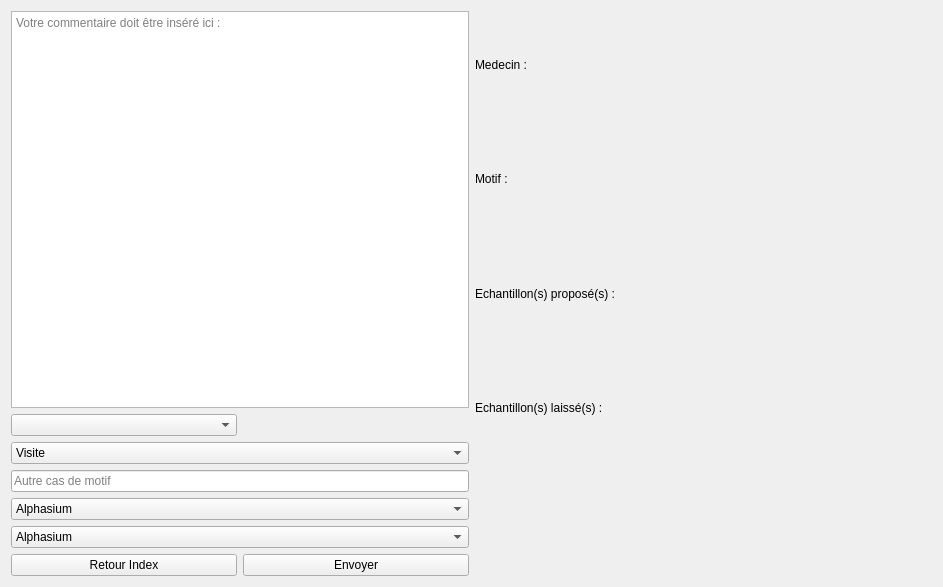
<?xml version="1.0" encoding="UTF-8"?>
<ui version="4.0">
 <class>Form</class>
 <widget class="QWidget" name="Form">
  <property name="geometry">
   <rect>
    <x>0</x>
    <y>0</y>
    <width>943</width>
    <height>587</height>
   </rect>
  </property>
  <property name="windowTitle">
   <string>Form</string>
  </property>
  <layout class="QHBoxLayout" name="horizontalLayout_6">
   <item>
    <layout class="QHBoxLayout" name="horizontalLayout_5">
     <item>
      <layout class="QGridLayout" name="gridLayout">
       <item row="0" column="0" colspan="2">
        <widget class="QTextEdit" name="rapport_comm">
         <property name="placeholderText">
          <string>Votre commentaire doit être inséré ici :</string>
         </property>
        </widget>
       </item>
       <item row="1" column="0">
        <widget class="QComboBox" name="rapport_medecins"/>
       </item>
       <item row="2" column="0" colspan="2">
        <widget class="QComboBox" name="rapport_motif">
         <item>
          <property name="text">
           <string>Visite</string>
          </property>
         </item>
         <item>
          <property name="text">
           <string>Nouveauté</string>
          </property>
         </item>
         <item>
          <property name="text">
           <string>Périodicité</string>
          </property>
         </item>
         <item>
          <property name="text">
           <string>Actualisation</string>
          </property>
         </item>
         <item>
          <property name="text">
           <string>Autre</string>
          </property>
         </item>
        </widget>
       </item>
       <item row="3" column="0" colspan="2">
        <widget class="QLineEdit" name="rapport_motif_autre">
         <property name="placeholderText">
          <string>Autre cas de motif</string>
         </property>
        </widget>
       </item>
       <item row="4" column="0" colspan="2">
        <widget class="QComboBox" name="rapport_medoc1">
         <item>
          <property name="text">
           <string>Alphasium</string>
          </property>
         </item>
         <item>
          <property name="text">
           <string>Betasium</string>
          </property>
         </item>
         <item>
          <property name="text">
           <string>Deltasium</string>
          </property>
         </item>
         <item>
          <property name="text">
           <string>Gammasium</string>
          </property>
         </item>
        </widget>
       </item>
       <item row="5" column="0" colspan="2">
        <widget class="QComboBox" name="rapport_medoc2">
         <item>
          <property name="text">
           <string>Alphasium</string>
          </property>
         </item>
         <item>
          <property name="text">
           <string>Betasium</string>
          </property>
         </item>
         <item>
          <property name="text">
           <string>Deltasium</string>
          </property>
         </item>
         <item>
          <property name="text">
           <string>Gammasium</string>
          </property>
         </item>
        </widget>
       </item>
       <item row="6" column="0">
        <widget class="QPushButton" name="rapport_to_index">
         <property name="text">
          <string>Retour Index</string>
         </property>
        </widget>
       </item>
       <item row="6" column="1">
        <widget class="QPushButton" name="rapport_datas">
         <property name="text">
          <string>Envoyer</string>
         </property>
        </widget>
       </item>
      </layout>
     </item>
     <item>
      <layout class="QVBoxLayout" name="verticalLayout">
       <item>
        <layout class="QHBoxLayout" name="horizontalLayout_2">
         <item>
          <widget class="QLabel" name="rapport_label_medecin">
           <property name="text">
            <string>Medecin :</string>
           </property>
          </widget>
         </item>
         <item>
          <widget class="QLabel" name="rapport_label2_medecin">
           <property name="text">
            <string/>
           </property>
          </widget>
         </item>
        </layout>
       </item>
       <item>
        <layout class="QHBoxLayout" name="horizontalLayout">
         <item>
          <widget class="QLabel" name="rapport_label_motif">
           <property name="text">
            <string>Motif :</string>
           </property>
          </widget>
         </item>
         <item>
          <widget class="QLabel" name="rapport_label2_motif">
           <property name="text">
            <string/>
           </property>
          </widget>
         </item>
        </layout>
       </item>
       <item>
        <layout class="QHBoxLayout" name="horizontalLayout_3">
         <item>
          <widget class="QLabel" name="rapport_label_echant_propose">
           <property name="text">
            <string>Echantillon(s) proposé(s) :</string>
           </property>
          </widget>
         </item>
         <item>
          <widget class="QLabel" name="rapport_label2_echant_propose">
           <property name="text">
            <string/>
           </property>
          </widget>
         </item>
        </layout>
       </item>
       <item>
        <layout class="QHBoxLayout" name="horizontalLayout_4">
         <item>
          <widget class="QLabel" name="rapport_label_echantillon">
           <property name="text">
            <string>Echantillon(s) laissé(s) :</string>
           </property>
          </widget>
         </item>
         <item>
          <widget class="QLabel" name="rapport_label2_echantillon">
           <property name="text">
            <string/>
           </property>
          </widget>
         </item>
        </layout>
       </item>
       <item>
        <widget class="QLabel" name="label">
         <property name="toolTip">
          <string>&lt;html&gt;&lt;head/&gt;&lt;body&gt;&lt;p align=&quot;center&quot;&gt;&lt;img src=&quot;:/logoGSB/logoGSBresize.png&quot;/&gt;&lt;/p&gt;&lt;/body&gt;&lt;/html&gt;</string>
         </property>
         <property name="text">
          <string>&lt;html&gt;&lt;head/&gt;&lt;body&gt;&lt;p align=&quot;center&quot;&gt;&lt;img src=&quot;:/logoGSB/logoGSBresize.png&quot;/&gt;&lt;/p&gt;&lt;/body&gt;&lt;/html&gt;</string>
         </property>
        </widget>
       </item>
      </layout>
     </item>
    </layout>
   </item>
  </layout>
 </widget>
 <resources>
  <include location="ressources.qrc"/>
 </resources>
 <connections/>
</ui>
